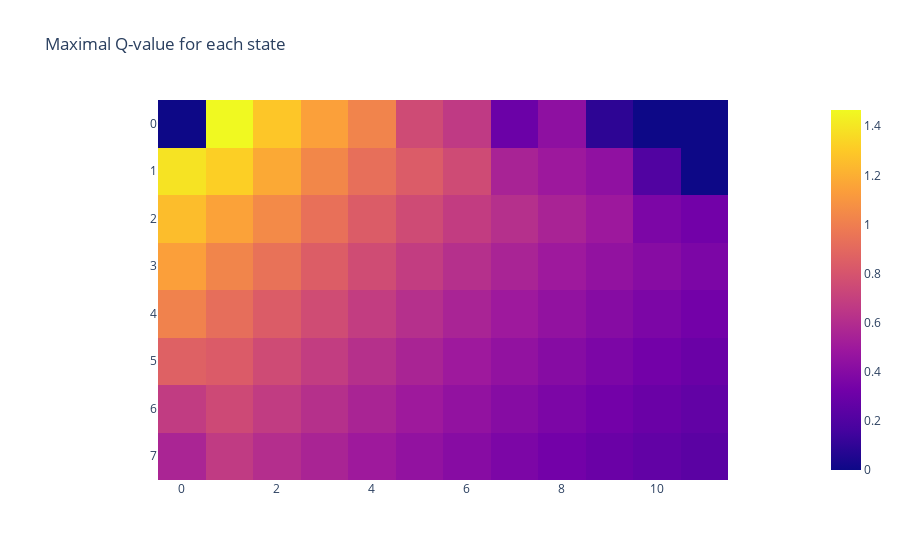

Here is the notebook cell this chart was saved with:
### Code cell
fig = px.imshow(jnp.max(q_values[-1], axis=-1), title="Maximal Q-value for each state")
fig.show()

### Figure 1 — Plotly figure (JSON) as saved in the notebook; plotly's stock layout.template omitted (floating-point values rounded to 4 significant figures)
{"data": [{"coloraxis": "coloraxis", "hovertemplate": "x: %{x}<br>y: %{y}<br>color: %{z}<extra></extra>", "name": "0", "type": "heatmap", "xaxis": "x", "yaxis": "y", "z": [[0, 1.466, 1.289, 1.143, 1.026, 0.7545, 0.6653, 0.3001, 0.4343, 0.09085, 0, 0], [1.389, 1.321, 1.178, 1.039, 0.9299, 0.8361, 0.7536, 0.5491, 0.4934, 0.4407, 0.2023, 0], [1.256, 1.151, 1.051, 0.9357, 0.8395, 0.7542, 0.6794, 0.614, 0.5514, 0.494, 0.3633, 0.3265], [1.139, 1.028, 0.9415, 0.845, 0.7597, 0.6826, 0.6139, 0.5523, 0.4974, 0.4497, 0.4059, 0.3647], [1.014, 0.9258, 0.8404, 0.7578, 0.683, 0.6141, 0.5528, 0.4981, 0.4487, 0.4046, 0.3647, 0.3282], [0.8606, 0.8346, 0.7528, 0.6814, 0.6145, 0.5534, 0.4983, 0.4487, 0.4041, 0.3643, 0.3286, 0.2958], [0.6769, 0.7451, 0.6781, 0.6143, 0.5547, 0.4995, 0.4497, 0.4043, 0.3643, 0.328, 0.2956, 0.2665], [0.5591, 0.6713, 0.6069, 0.555, 0.4998, 0.4501, 0.4054, 0.3646, 0.3282, 0.2958, 0.2662, 0.2394]]}], "layout": {"coloraxis": {"colorscale": [[0, "#0d0887"], [0.1111, "#46039f"], [0.2222, "#7201a8"], [0.3333, "#9c179e"], [0.4444, "#bd3786"], [0.5556, "#d8576b"], [0.6667, "#ed7953"], [0.7778, "#fb9f3a"], [0.8889, "#fdca26"], [1, "#f0f921"]]}, "title": {"text": "Maximal Q-value for each state"}, "xaxis": {"anchor": "y", "constrain": "domain", "domain": [0, 1], "scaleanchor": "y"}, "yaxis": {"anchor": "x", "autorange": "reversed", "constrain": "domain", "domain": [0, 1]}}}
